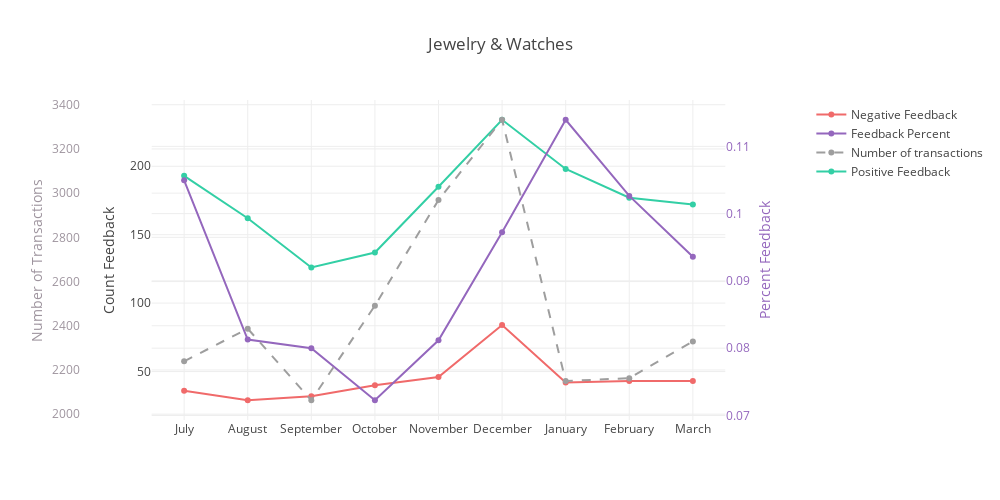

The notebook cell this image was saved under:
### Code cell
category_graph('Jewelry & Watches')

### Figure 1 — Plotly figure (JSON) as saved in the notebook; plotly's stock layout.template omitted (floating-point values rounded to 4 significant figures)
{"data": [{"line": {"color": "#F06A6A"}, "name": "Negative Feedback", "type": "scatter", "uid": "d84c37d1-8d7a-455b-9654-a677bb45730b", "x": ["July", "August", "September", "October", "November", "December", "January", "February", "March"], "y": [36, 29, 32, 40, 46, 84, 42, 43, 43]}, {"line": {"color": "rgb(148, 103, 189)"}, "name": "Feedback Percent", "type": "scatter", "uid": "59779582-9a3d-47da-899e-e3d5338aadcf", "x": ["July", "August", "September", "October", "November", "December", "January", "February", "March"], "y": [0.105, 0.08127, 0.07998, 0.07226, 0.08117, 0.09724, 0.114, 0.1026, 0.0936], "yaxis": "y2"}, {"line": {"color": "#9E9E9E", "dash": "dash"}, "name": "Number of transactions", "type": "scatter", "uid": "86b21565-19d2-4387-9318-72af1a2b46b8", "x": ["July", "August", "September", "October", "November", "December", "January", "February", "March"], "y": [2239, 2387, 2063, 2491, 2969, 3332, 2150, 2163, 2329], "yaxis": "y3"}, {"line": {"color": "#33CFA5"}, "name": "Positive Feedback", "type": "scatter", "uid": "5383a1fa-458a-4a13-805a-15efacc16770", "x": ["July", "August", "September", "October", "November", "December", "January", "February", "March"], "y": [193, 162, 126, 137, 185, 234, 198, 177, 172]}], "layout": {"autosize": false, "height": 500, "title": {"text": "Jewelry & Watches"}, "width": 1000, "xaxis": {"autorange": true, "domain": [0.1, 0.9], "range": [-0.5109, 8.511], "type": "category"}, "yaxis": {"autorange": true, "range": [14.57, 248.4], "title": {"text": "Count Feedback"}, "type": "linear"}, "yaxis2": {"autorange": true, "overlaying": "y", "range": [0.06932, 0.1169], "side": "right", "tickfont": {"color": "rgb(148, 103, 189)"}, "title": {"font": {"color": "rgb(148, 103, 189)"}, "text": "Percent Feedback"}, "type": "linear"}, "yaxis3": {"anchor": "free", "autorange": true, "overlaying": "y", "position": 0, "range": [1974.0, 3421.0], "side": "left", "tickfont": {"color": "rgb(158, 148, 158)"}, "title": {"font": {"color": "rgb(158, 148, 158)"}, "text": "Number of Transactions"}, "type": "linear"}}}
